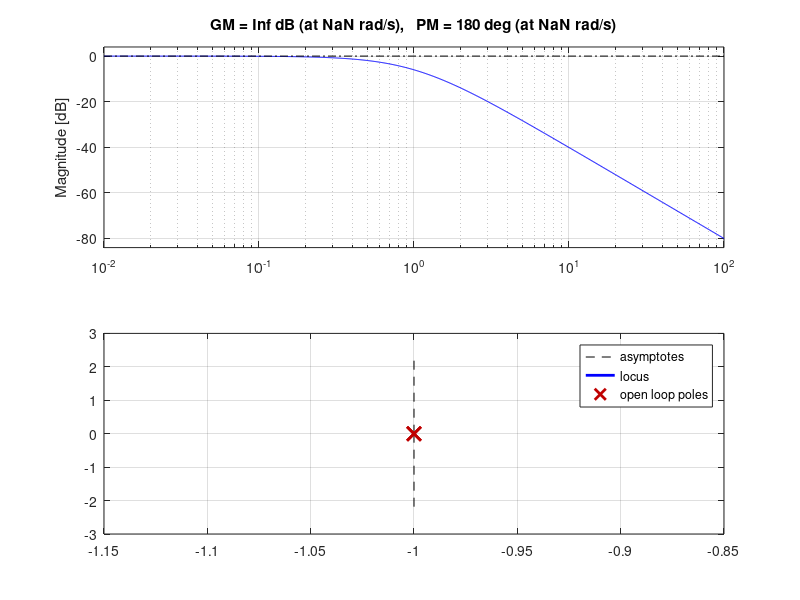

MATLAB code for this plot: (Note: this script raises an error after producing the figure.)
%% Definizione di vettori e matrici
a = [1 2 3];
b = [1
     2
     3];
M = [1 3 5; 6 8 3; 9 1 3];

% Cell array
cc = {1, 'ciao', true};

%% Operazioni fondamentali 

% Prodotto riga per colonna
prod = a*M*b;

% Somma e differenza di vettori
c = a-b';
d = a+c;

% Prodotto elemento per elemento
e = a.*b';

% Elevamento a potenza
f = 2^3;
g = a.^2; % elemento per elemento

% Accesso agli elementi di un vettore
elemento = a(3);

%% Matrici standard

Z = zeros(2);
U = ones(size(M));
I = eye(numel(a));

R = rand(2,3);

%% Operazioni matriciali 

% Inversa
Minv = inv(M);

% Rango
rr = rank(R);

% Pseudoinversa
Rinv = pinv(R);

% Interi random
v = randi(100,2,1);

% Inverse
v1 = Rinv*v;
v2 = R\v;

%% Funzioni utili per il design di sistemi di controllo

% Autovalori
ee = eig(M);
[V,D] = eig(M);

% Definizione di un sistema dinamico
A = [-1 -1; 0 -1];
B = [0; 1];
C = [1 0];
D = 0;

% I-S-U
sys = ss(A,B,C,D);

% Grafici
bode(sys)
margin(sys)
nyquist(sys)
nichols(sys)
rlocus(sys)

% I-U
sys2 = tf(sys);
bode(sys2)

s = tf('s');
G = 1/(1+2*s+s^2);

G2 = tf([1 0],[1 2 1]);

zpk(G2)

% Risposta indiciale
step(G)

% Realizzazione I-S-U standard
g = ss(G);

% Numeratore e denominatore di una fdt
n = G.num{1};
d = G.den{1};

poli = roots(d);
zeri = roots(n);

%% Funzioni matematiche

close all

x = 0.01 : 1e-2 : 2*pi; % da 0 a 2pi con passo 10^-2
figure(1)
plot(x,sin(x))
shg

x = linspace(0,2*pi,1000); % da 0 a 2pi in 1000 passi
figure(2)
plot(x,cos(x))
shg

figure(1)
title('Questo è il seno di x')

figure(3)
title('esempio di funzioni sovrapposte')
subplot(1,2,1)
plot(x, exp(x));

subplot(1,2,2)
plot(x,log(x)), hold on
plot(x,log(x/2))
legend('log(x)','log(0.5x)')

